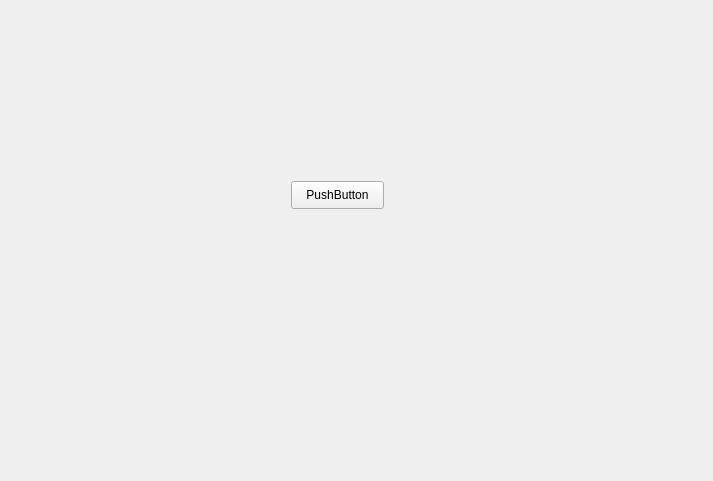
<?xml version="1.0" encoding="UTF-8"?>
<ui version="4.0">
 <class>Menu</class>
 <widget class="QWidget" name="Menu">
  <property name="geometry">
   <rect>
    <x>0</x>
    <y>0</y>
    <width>713</width>
    <height>481</height>
   </rect>
  </property>
  <property name="windowTitle">
   <string>Form</string>
  </property>
  <layout class="QGridLayout" name="gridLayout">
   <item row="0" column="0">
    <widget class="QStackedWidget" name="stackedWidget">
     <property name="currentIndex">
      <number>1</number>
     </property>
     <widget class="QWidget" name="page"/>
     <widget class="QWidget" name="page_2">
      <widget class="QPushButton" name="pushButton">
       <property name="geometry">
        <rect>
         <x>280</x>
         <y>170</y>
         <width>93</width>
         <height>28</height>
        </rect>
       </property>
       <property name="text">
        <string>PushButton</string>
       </property>
      </widget>
     </widget>
    </widget>
   </item>
  </layout>
 </widget>
 <resources/>
 <connections/>
</ui>
